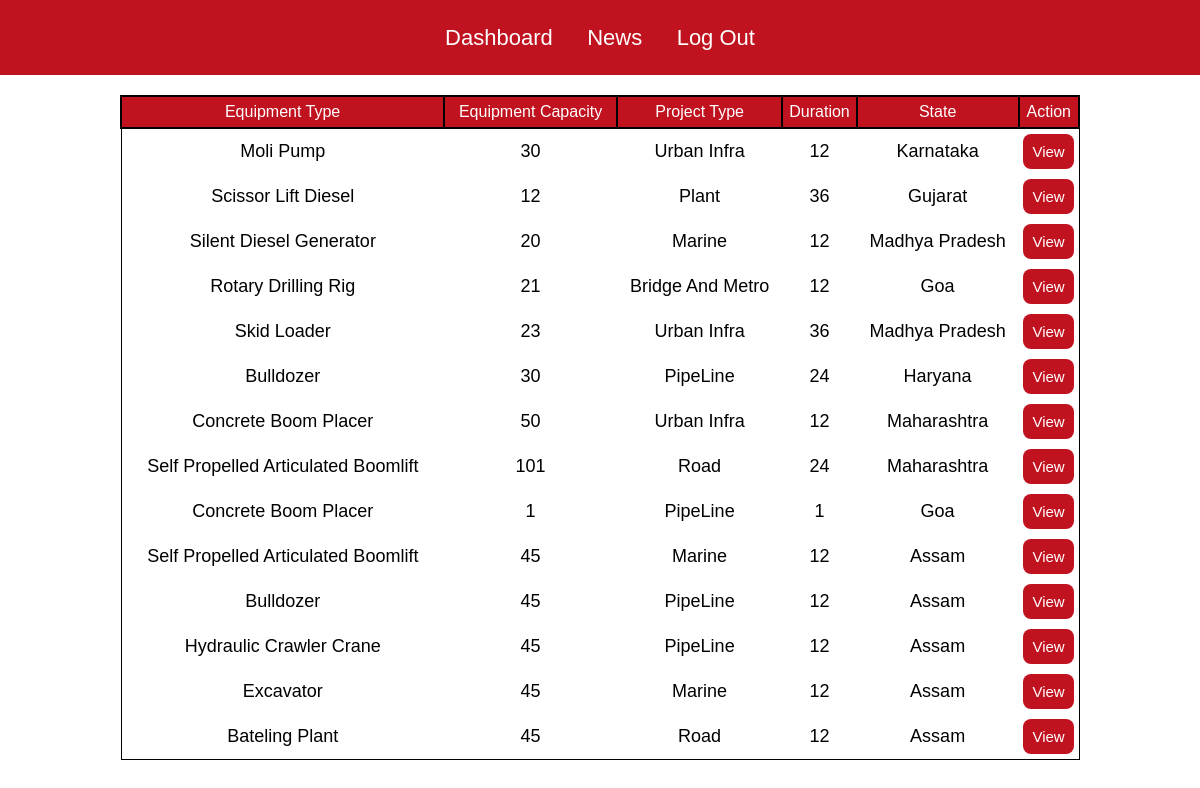
Screenshot of /closed_rentalleads.php with the database file from the repository.
### tables this page shows
CREATE TABLE `closed_requirement_epc_latest` (
  `id` int(11) NOT NULL,
  `equipment_type` varchar(50) NOT NULL,
  `equipment_capacity` varchar(30) NOT NULL,
  `boom_combination` varchar(30) NOT NULL,
  `project_type` varchar(30) NOT NULL,
  `duration_month` varchar(30) NOT NULL,
  `state` varchar(30) NOT NULL,
  `district` varchar(30) NOT NULL,
  `working_shift` varchar(30) NOT NULL,
  `tentative_date` varchar(30) NOT NULL,
  `epc_name` varchar(30) NOT NULL,
  `epc_email` varchar(30) NOT NULL,
  `epc_number` varchar(30) NOT NULL,
  `fleet_category` varchar(40) NOT NULL,
  `contact_person` varchar(30) NOT NULL,
  `engine_hour` varchar(30) NOT NULL,
  `notes` longtext NOT NULL,
  `unit` varchar(30) NOT NULL,
  `project_code` varchar(30) NOT NULL,
  `fuel_scope` varchar(30) NOT NULL,
  `accomodation_scope` varchar(30) NOT NULL,
  `platform` varchar(30) NOT NULL,
  `vendor` varchar(50) NOT NULL
);

### closed_rentalleads.php (the view, shortened to what this page needs)
<?php
include_once 'partials/_dbconnect.php';
$sql="SELECT * FROM `closed_requirement_epc_latest` ORDER BY id DESC";
$result=mysqli_query($conn,$sql);
?>
<!DOCTYPE html>
<html lang="en">
<head>
    <link rel="stylesheet" href="style.css">
</head>
<body>
<div class="navbar1">
        <div class="iconcontainer">
        <ul>
        <li><a href="rental_dashboard.php">Dashboard</a></li>
            <li><a href="view_news.php">News</a></li>
            <li><a href="logout.php">Log Out</a></li></ul>
        </div>
    </div>
<table class="closed_requirements">
    <th>Equipment Type</th>
    <th>Equipment Capacity</th>
    <th>Project Type</th>
    <th>Duration</th>
    <th>State</th>
    <th>Action</th>
    <?php while($row=mysqli_fetch_assoc($result)){
?>
<tr>
    <td><?php echo $row['equipment_type'] ?></td>
    <td><?php echo $row['equipment_capacity'] ?></td>
    <td><?php echo $row['project_type'] ?></td>
    <td><?php echo $row['duration_month'] ?></td>
    <td><?php echo $row['state'] ?></td>
    <td><a href="view_closedrequirement_full.php?id=<?php echo $row['id']; ?>" class="View_closed_requirement">View</a></td>
</tr>
<?php
    } ?>
</table>
</body>
</html>

### rows the page displays
closed_requirement_epc_latest: equipment_type "Moli Pump", equipment_capacity "30", project_type "Urban Infra", duration_month "12", state "Karnataka"
closed_requirement_epc_latest: equipment_type "Scissor Lift Diesel", equipment_capacity "12", project_type "Plant", duration_month "36", state "Gujarat"
closed_requirement_epc_latest: equipment_type "Silent Diesel Generator", equipment_capacity "20", project_type "Marine", duration_month "12", state "Madhya Pradesh"
closed_requirement_epc_latest: equipment_type "Rotary Drilling Rig", equipment_capacity "21", project_type "Bridge And Metro", duration_month "12", state "Goa"
closed_requirement_epc_latest: equipment_type "Skid Loader", equipment_capacity "23", project_type "Urban Infra", duration_month "36", state "Madhya Pradesh"
closed_requirement_epc_latest: equipment_type "Bulldozer", equipment_capacity "30", project_type "PipeLine", duration_month "24", state "Haryana"
closed_requirement_epc_latest: equipment_type "Concrete Boom Placer", equipment_capacity "50", project_type "Urban Infra", duration_month "12", state "Maharashtra"
closed_requirement_epc_latest: equipment_type "Self Propelled Articulated Boomlift", equipment_capacity "101", project_type "Road", duration_month "24", state "Maharashtra"
closed_requirement_epc_latest: equipment_type "Concrete Boom Placer", equipment_capacity "1", project_type "PipeLine", duration_month "1", state "Goa"
closed_requirement_epc_latest: equipment_type "Self Propelled Articulated Boomlift", equipment_capacity "45", project_type "Marine", duration_month "12", state "Assam"
closed_requirement_epc_latest: equipment_type "Bulldozer", equipment_capacity "45", project_type "PipeLine", duration_month "12", state "Assam"
closed_requirement_epc_latest: equipment_type "Hydraulic Crawler Crane", equipment_capacity "45", project_type "PipeLine", duration_month "12", state "Assam"
closed_requirement_epc_latest: equipment_type "Excavator", equipment_capacity "45", project_type "Marine", duration_month "12", state "Assam"
closed_requirement_epc_latest: equipment_type "Bateling Plant", equipment_capacity "45", project_type "Road", duration_month "12", state "Assam"
